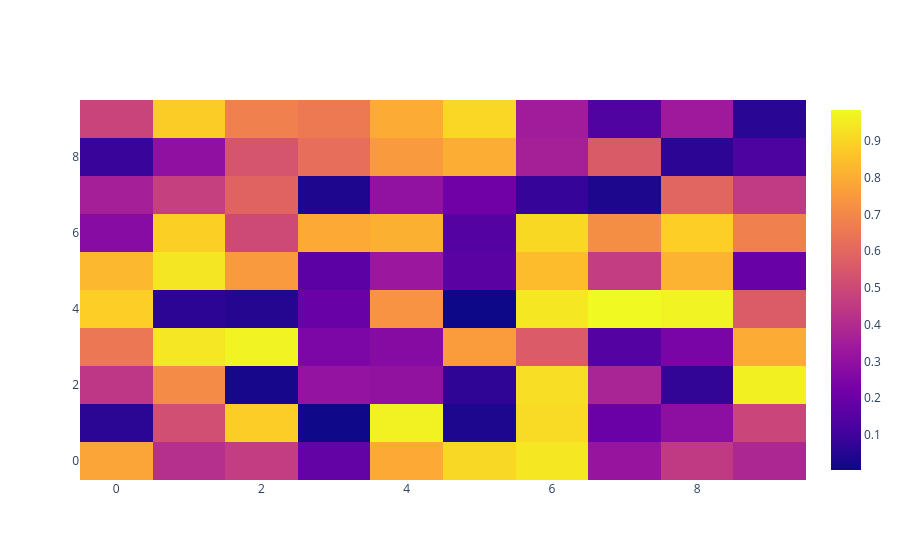

Notebook cell for this chart:
### Code cell
# Heatmap of the Data




heatmap = go.Heatmap(z=data) # z parameter

# heatmap is the object of the class go.Heatmap(data)
# using this ( heatmap ) object  in the go.Figure class  we make another object (fig)  that object is heatmap.

fig = go.Figure(data=heatmap)
fig.show()
